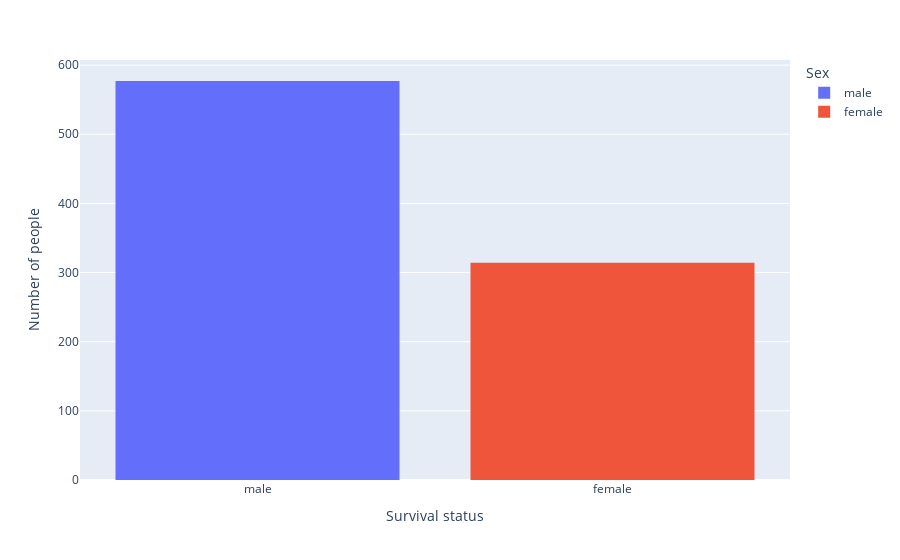

The code cell stored with this chart in its notebook:
### Markdown cell above
## Visualization of people survived from different gender

### Code cell
fig = px.histogram(df,x='Sex',color='Sex')
fig.update_layout(
    xaxis_title="Survival status",
    yaxis_title="Number of people",
    bargap=0.2
)
fig.show()

### Figure 1 — Plotly figure (JSON) as saved in the notebook; plotly's stock layout.template omitted (floating-point values rounded to 4 significant figures; data arrays with more than 128 entries replaced by an {"elided": "..."} marker saying what was removed)
{"data": [{"alignmentgroup": "True", "bingroup": "x", "hovertemplate": "Sex=%{x}<br>count=%{y}<extra></extra>", "legendgroup": "male", "marker": {"color": "#636efa", "pattern": {"shape": ""}}, "name": "male", "offsetgroup": "male", "orientation": "v", "showlegend": true, "type": "histogram", "x": {"elided": "577 str values"}, "xaxis": "x", "yaxis": "y"}, {"alignmentgroup": "True", "bingroup": "x", "hovertemplate": "Sex=%{x}<br>count=%{y}<extra></extra>", "legendgroup": "female", "marker": {"color": "#EF553B", "pattern": {"shape": ""}}, "name": "female", "offsetgroup": "female", "orientation": "v", "showlegend": true, "type": "histogram", "x": {"elided": "314 str values"}, "xaxis": "x", "yaxis": "y"}], "layout": {"bargap": 0.2, "barmode": "relative", "legend": {"title": {"text": "Sex"}, "tracegroupgap": 0}, "margin": {"t": 60}, "xaxis": {"anchor": "y", "categoryarray": ["male", "female"], "categoryorder": "array", "domain": [0, 1], "title": {"text": "Survival status"}}, "yaxis": {"anchor": "x", "domain": [0, 1], "title": {"text": "Number of people"}}}}
